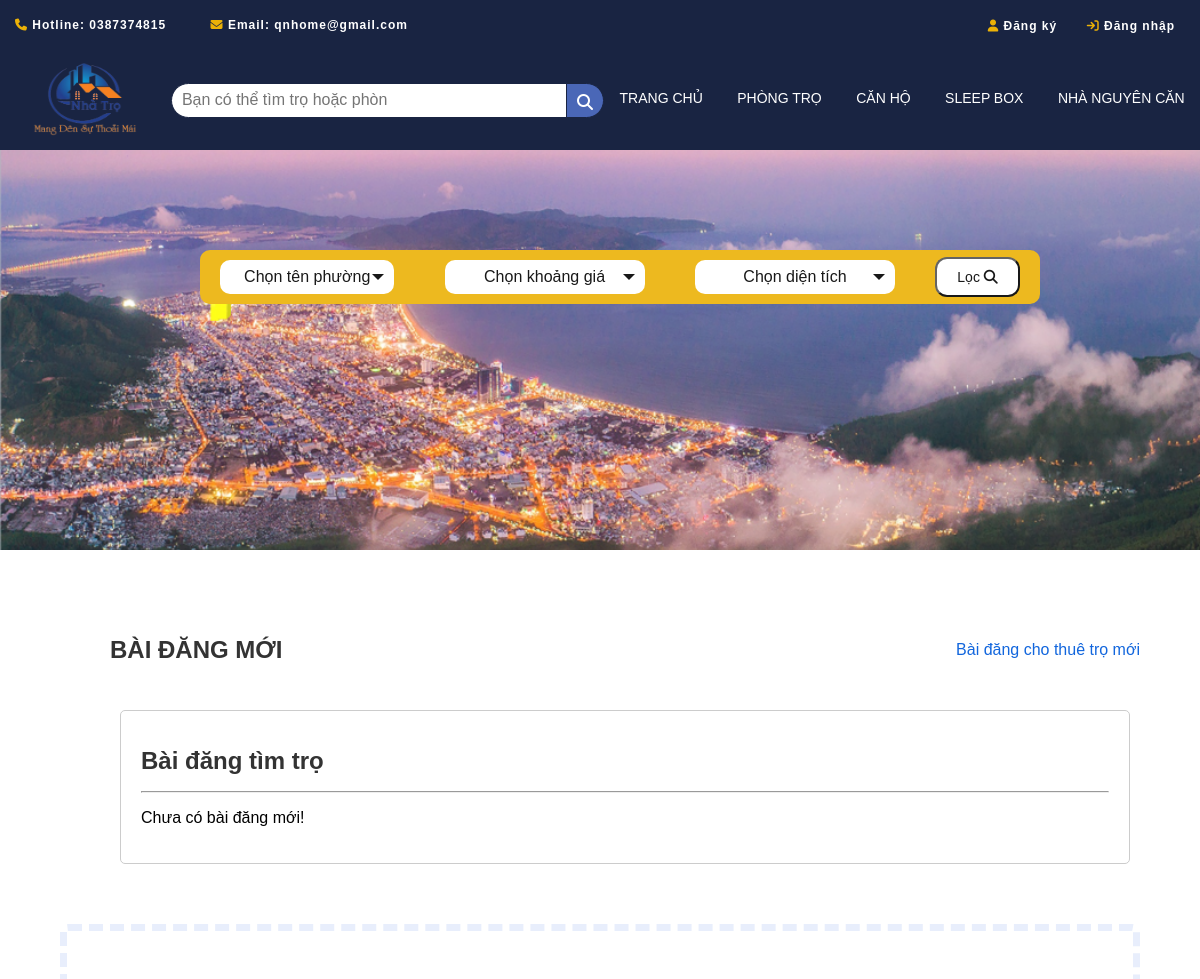
The app's page /baidangtimtromoi.php (upper part), older data.
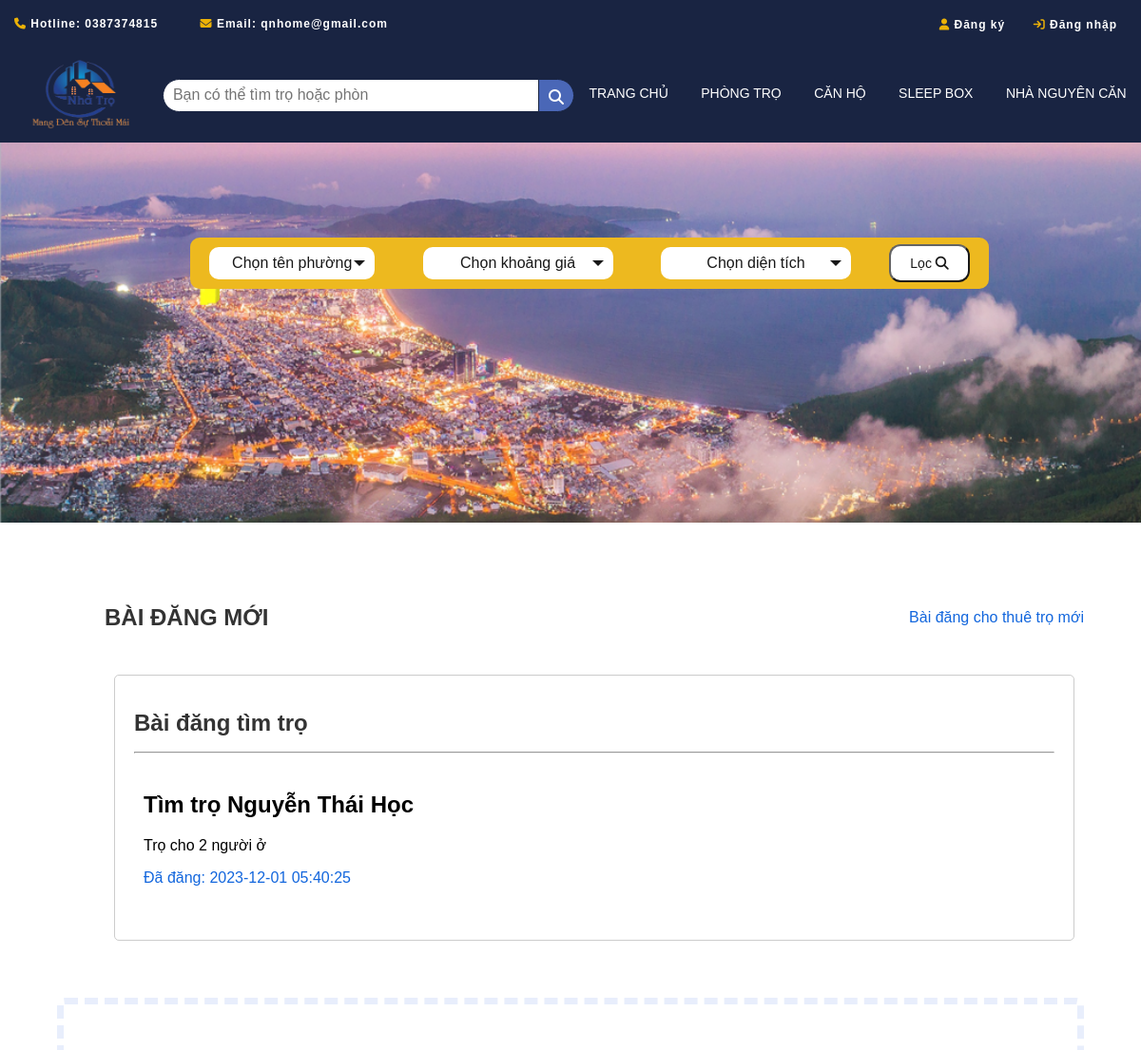
The same page, newer data.
### tables this page shows
CREATE TABLE IF NOT EXISTS `timtro` (
  `Id_TimTro` int(11) NOT NULL AUTO_INCREMENT,
  `TenBaiViet` text DEFAULT NULL,
  `NoiDung` text DEFAULT NULL,
  `Id_User` int(11) DEFAULT NULL,
  `status` enum('pending','approved','rejected') NOT NULL,
  `ThoiGianDang` datetime DEFAULT NULL,
  PRIMARY KEY (`Id_TimTro`),
  KEY `Id_User` (`Id_User`)
);

### baidangtimtromoi.php (the view, shortened to what this page needs)
<!DOCTYPE html>
<html lang="en">
<head>
    <link rel="stylesheet" href="/css/trangchu.css" />
    <link rel="stylesheet" href="https://cdnjs.cloudflare.com/ajax/libs/font-awesome/6.4.0/css/all.min.css" />
</head>
<body>
    <?php
    require 'layout/header.php';
    ?>
    <div class="page-homeqn-content">
        <div class="filter">
            <div class="filter-list">
                <div class="custom-select" style="width: 174px">
                    <select class="select">
                        <option value="0" style="border-radius: 20px">
                            Chọn tên phường
                        </option>
                    </select>
                </div>
                <div class="custom-select" style="width: 200px; margin-left: 10px">
                    <select class="select">
                        <option value="0">Chọn khoảng giá</option>
                    </select>
                </div>
                <div class="custom-select" style="width: 200px; margin-left: 10px">
                    <select class="select">
                        <option value="0">Chọn diện tích</option>
                    </select>
                </div>
                <button>Lọc <i class="fa fa-search"></i></button>
            </div>
        </div>
    </div>
    <div id="main">
        <div class="main-content">
            <div class="top-list">
                <div class="title-content">
                    <h1>BÀI ĐĂNG MỚI</h1>
                    <a href="trangchu.php">Bài đăng cho thuê trọ mới</a>
                </div>
                <?php
                $kn = mysqli_connect("localhost", "root", "", "webtimtro") or die("Không kết nối được");
                mysqli_set_charset($kn, "utf8mb4");
                $caulenh = "select * from timtro where status='approved'";
                $result = mysqli_query($kn, $caulenh);
                $hasresult= false;
                echo "<div class='container'>
                    <div class='column'>
                        <h1>Bài đăng tìm trọ</h1>
                        <hr>";
                while ($row = mysqli_fetch_array($result)) {
                    $hasresult= true;
                    $id = $row["Id_TimTro"];
                    echo "<div class='tongquat'>
                <a href='trangphongchitiet.php?id=$id'>
                <div class='noidungtimtro'>
                    <h2>" . $row["TenBaiViet"] . "</h2>
                    <p>" . $row["NoiDung"] . "</p>
                    <p class='timeup'>Đã đăng: " . $row["ThoiGianDang"] . "</p>
                </div></a>
            </div>";
                }
                if(!$hasresult){
                    echo'<p>Chưa có bài đăng mới!</p>';
                }
                echo ' </div>';
                echo '</div>
                    </div>';
                ?>
            </div>
        </div>
    <section id="support-container">
    </section>
    <?php
    require 'layout/footer.php';
    ?>
</body>
</html>

Row changes from the older to the newer data that the page shows:
added timtro: TenBaiViet "Tìm trọ Nguyễn Thái Học", NoiDung "Trọ cho 2 người ở", ThoiGianDang "2023-12-01 05:40:25"
Text that changed along with them:
text no longer shown: "Chưa có bài đăng mới!"
